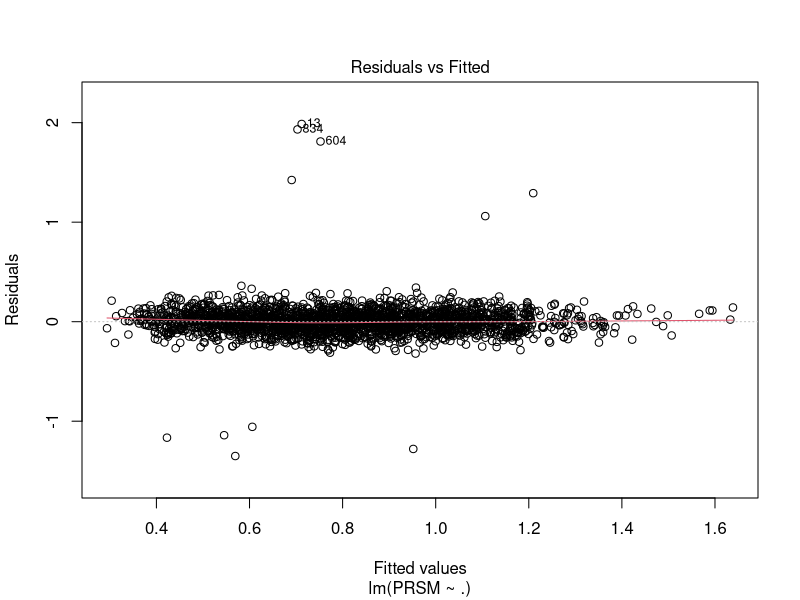
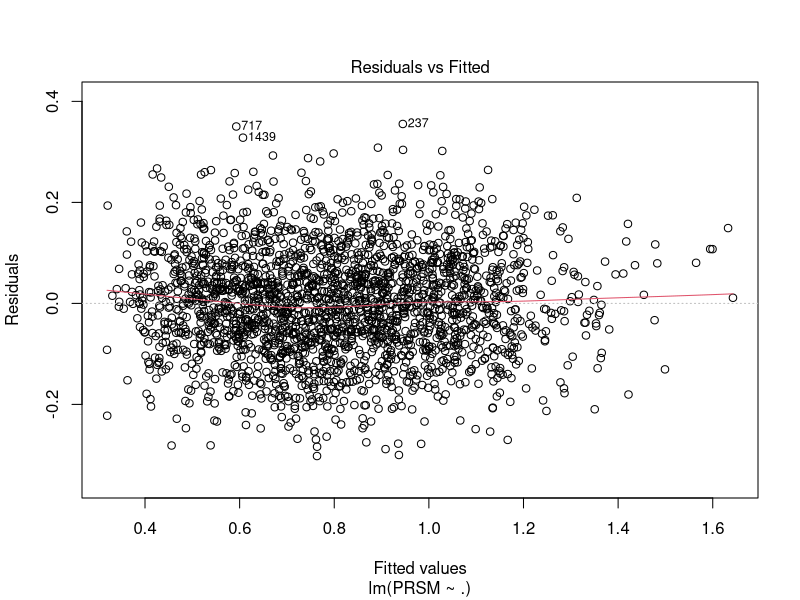
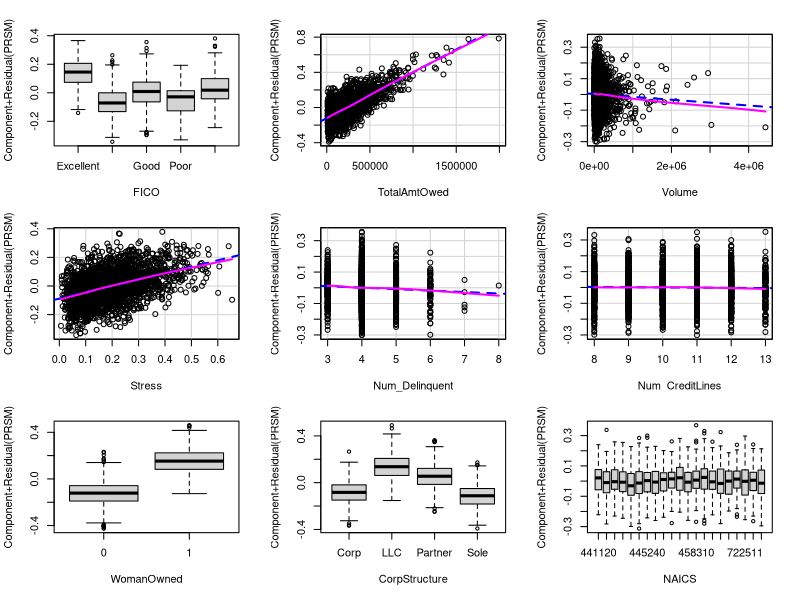
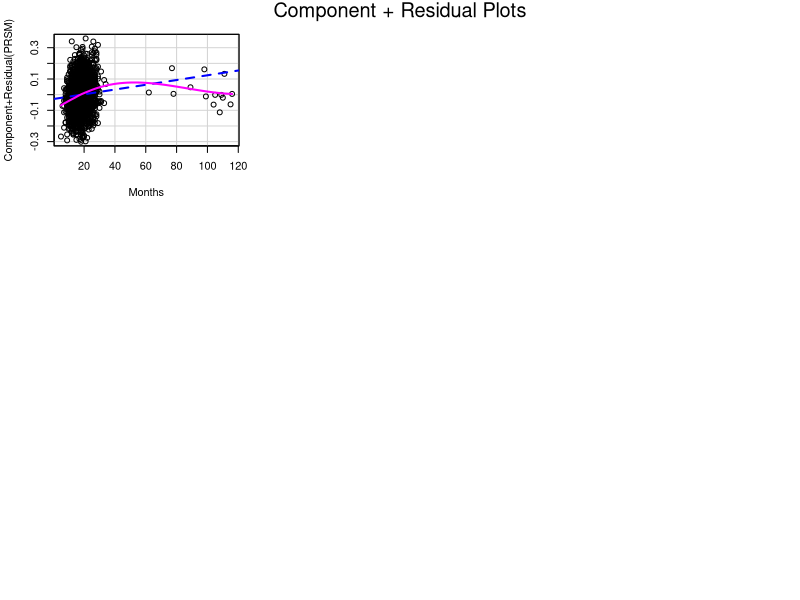
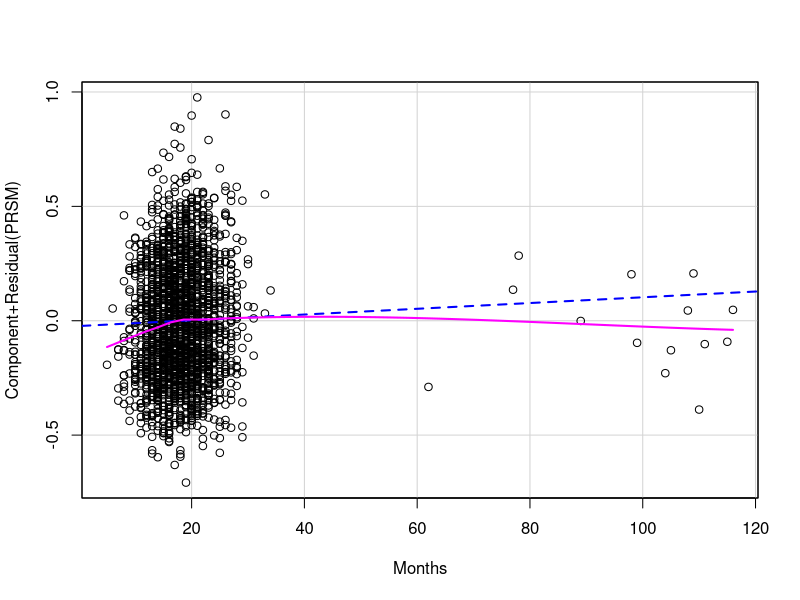
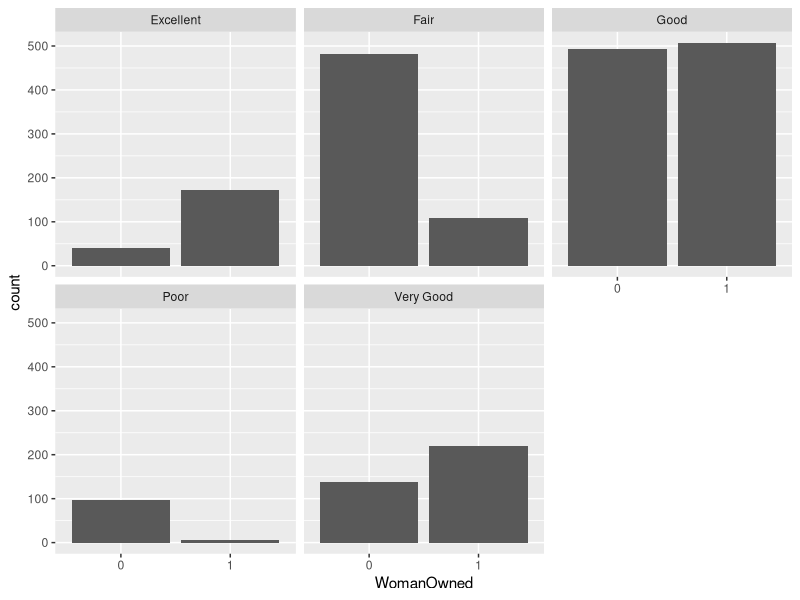

The R source for these figures, in order:
## ---- chunk 1
#| label: setup
#| echo: false
#| warning: false

rm(list = ls())

library(dplyr)
library(ModelMetrics)
library(MASS)
library(car)
library(caret)
library(glmnet)
library(ggplot2)
## ---- chunk 2
installment2_id01 <- read.csv("installment2_id01.csv")
str(installment2_id01)
summary(installment2_id01)

# make NAICS, WomanOwned, FICO categorical variables

installment2_id01 = installment2_id01 %>%
  mutate(NAICS = as.factor(substr(NAICS, 1, 6)), # TODO: talk about simplifying
         WomanOwned = as.factor(WomanOwned),
         FICO = case_when(
           (300 <= FICO)&(FICO <= 579) ~ "Poor",
           (580 <= FICO)&(FICO <= 669) ~ "Fair",
           (670 <= FICO)&(FICO <= 739) ~ "Good",
           (740 <= FICO)&(FICO <= 799) ~ "Very Good",
           (800 <= FICO)&(FICO <= 850) ~ "Excellent",
         ))

## ---- chunk 3
fullmodel <- lm(PRSM ~., data = installment2_id01)
plot(fullmodel,1)
installment2_id01$residual=residuals(fullmodel)

# remove 11 outliers observed in the plot (abs(residual)>=1)
installment2_id01_clean = installment2_id01 %>% 
  filter(abs(residual)<=1) %>% 
  dplyr::select(-residual) # clean data (use this!!)

model_clean = lm(PRSM ~. , data = installment2_id01_clean) 
plot(model_clean,1) # these look much better! but perhaps discuss different outlier removal techniques

summary(model_clean)

## ---- chunk 4
# Months seems to need transformation
crPlots(model_clean) 

# this matches hint 1 of the assignment
crPlots(lm(PRSM ~ Months, data = installment2_id01_clean))

# Transform Months Model
boxTidwell(PRSM ~ TotalAmtOwed + Volume + Stress + Num_Delinquent + Num_CreditLines + Months,
          data = installment2_id01_clean)

transformed_model <- lm(PRSM ~ . - Months + I(Months^(-1.19487)),
                       data = installment2_id01_clean)

summary(transformed_model)
rmse(transformed_model$fitted.values, installment2_id01_clean$PRSM) # 0.1018195
## ---- chunk 5
# Step Model
step_model <- step(transformed_model, trace = 0, direction = "both")
summary(step_model)
# Step Model removed NAICS, Num_Delinquent, and Num_CreditLines
rmse(step_model$fitted.values, installment2_id01_clean$PRSM) # RMSE = 0.1025071


# 10-fold Cross-Validation
cv10 = trainControl(method = "cv", number = 10)
model_cv = train(PRSM ~ FICO + TotalAmtOwed + Volume + Stress + WomanOwned + 
      CorpStructure + I(Months^(-1.19487)), data = installment2_id01_clean, 
      method ="lm", trControl =cv10) # RMSE = 0.1031503
summary(model_cv)

# Volume is not significant (remove later)
## ---- chunk 6

# Find interactions using LASSO
installment2_id01_clean$Months_transformed =
  (installment2_id01_clean$Months)^(-1.19487)
x <- model.matrix(PRSM ~ .^2, 
                  data = installment2_id01_clean[,c("PRSM", "FICO",
                                                    "TotalAmtOwed","Stress",
                                                    "WomanOwned", "CorpStructure",
                                                    "Months_transformed")])[, -1]
y <- installment2_id01_clean$PRSM
cv_lasso_interactions <- cv.glmnet(x, y, alpha = 1, nfolds = 10)

best_lambda <- cv_lasso_interactions$lambda.min
lasso_coeffs <- coef(cv_lasso_interactions, s = best_lambda)

threshold <- 0.001
significant_terms <- lasso_coeffs[abs(lasso_coeffs[,1]) > threshold, , drop = FALSE]
print(significant_terms)

# potential interactions: FICO:Stress, FICO:WomanOwned, FICO:CorpStructure, FICO:Months_transformed, Stress:WomanOwned, Stress:CorpStructure, WomanOwned:CorpStructure, WomanOwned:Months_transformed, CorpStructure:Months_transformed

interact_model = lm(PRSM ~. + FICO:Stress + FICO:WomanOwned + FICO:CorpStructure 
                    + FICO:Months_transformed + Stress:WomanOwned 
                    + Stress:CorpStructure + WomanOwned:CorpStructure 
                    + WomanOwned:Months_transformed + CorpStructure:Months_transformed
                      , data = installment2_id01_clean[,c("PRSM", "FICO",
                                                    "TotalAmtOwed","Stress",
                                                    "WomanOwned", "CorpStructure",
                                                    "Months_transformed")])
summary(interact_model)
step_interact_model = step(interact_model, trace = 0, direction = "both")
summary(step_interact_model) # printed R summary of the fitted model
# Step Model removed NAICS, Num_Delinquent, and Num_CreditLines
rmse(step_interact_model$fitted.values, installment2_id01_clean$PRSM) # RMSE = 0.09830548


# TODO: look over hints..., multiple regression assumptions, interpretations of the parameters, explanation for how we selected the characteristics of the baseline borrower
# current findings:
# Stress:WomanOwned1, and LLC but smaller => pos. 
# WomanOwned1:CorpStructurePartner => pos.
# FICOFair&Poor:WomanOwned1 => neg!
# FICOFair&Good:Monts => neg. Hint diminished effect again
# CorpStructureSole:p_delinquent => neg. p-delinquent harder on Sole owner


ggplot(data = installment2_id01_clean, aes(x = WomanOwned)) +
  geom_bar() +
  facet_wrap(~ FICO)
